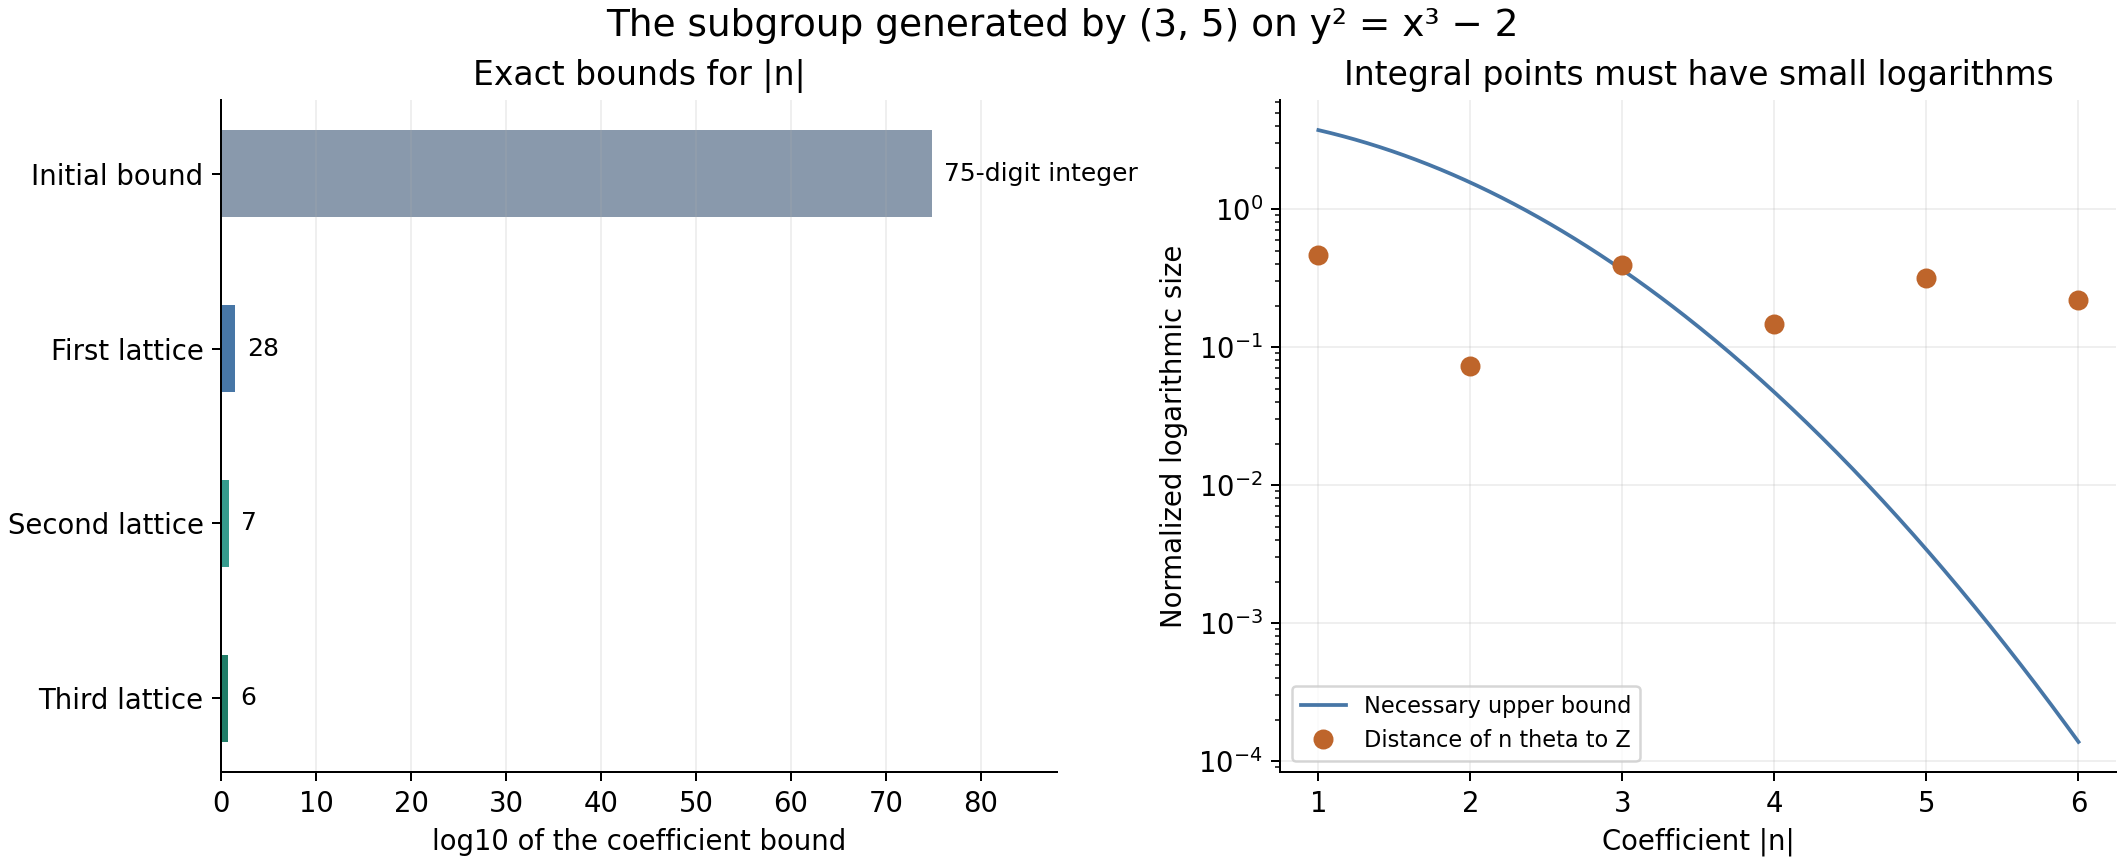

Recreate this plot in Python.
"""Figure 22.20: the certified coefficient reductions and their mechanism."""
from pathlib import Path
import json
import math
import matplotlib
matplotlib.use('Agg')
import matplotlib.pyplot as plt
import numpy as np

root=Path(__file__).resolve().parent
d=json.loads((root/'elliptic-integral-points-check.json').read_text())
bounds=[d['initial_coefficient_bound'],28,7,6]
theta=sum(d['theta_interval_numerators'])/(2*d['common_interval_denominator'])
plt.rcParams.update({'font.size':11,'axes.spines.top':False,'axes.spines.right':False})
fig,ax=plt.subplots(1,2,figsize=(11.8,4.8),layout='constrained')
labels=['Initial bound','First lattice','Second lattice','Third lattice']
y=np.arange(4)
ax[0].barh(y,[math.log10(b) for b in bounds],height=.50,color=['#8999ac','#4776a6','#359b8d','#207d68'])
ax[0].set_yticks(y,labels);ax[0].invert_yaxis();ax[0].set_xlim(0,88)
ax[0].set_xlabel('log10 of the coefficient bound')
ax[0].set_title('Exact bounds for |n|')
for j,b in enumerate(bounds):
    text='75-digit integer' if j==0 else str(b)
    ax[0].text(math.log10(b)+1.3,j,text,va='center',fontsize=10)
ax[0].grid(axis='x',alpha=.2)
ns=np.arange(1,7);dist=[abs(n*theta-round(n*theta)) for n in ns]
grid=np.linspace(1,6,250)
ax[1].semilogy(grid,5*np.exp(-7*grid**2/24),color='#4776a6',label='Necessary upper bound')
ax[1].semilogy(ns,dist,'o',color='#be652b',markersize=7,label='Distance of n theta to Z')
ax[1].set_xticks(ns);ax[1].set_xlabel('Coefficient |n|');ax[1].set_ylabel('Normalized logarithmic size')
ax[1].set_title('Integral points must have small logarithms')
ax[1].grid(alpha=.2);ax[1].legend(fontsize=9,loc='lower left')
fig.suptitle('The subgroup generated by (3, 5) on y² = x³ − 2',fontsize=15)
fig.savefig(root/'elliptic-integral-reduction.png',dpi=180)
plt.close(fig)
